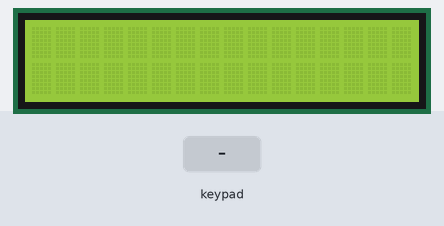
This sketch was run on a simulated Arduino Uno, built with avr-gcc and run on an emulated ATmega328P. Shown: 16×2 character LCD. The test bench sets the inputs (shaded band).

Above: at 1.2 s.
1.3 s: keypad keys 1 0 9 8 7 # pressed 0.4 s apart
At 4.1 s:
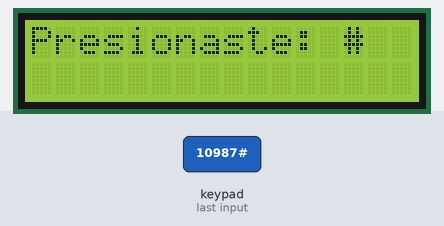
5.2 s: key 'A' pressed
At 5.7 s:
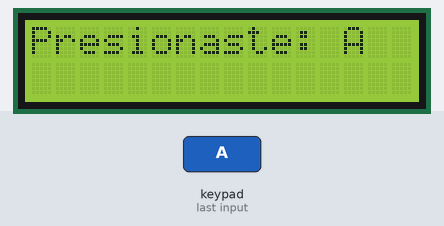
6.7 s: key 'B' pressed
At 7.0 s:
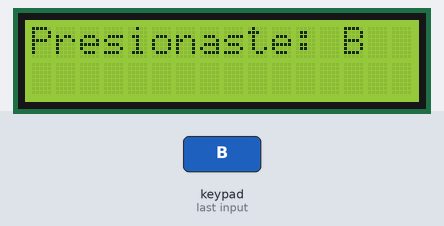
8.2 s: keypad keys 1 0 9 8 7 * pressed 0.4 s apart
At 10.8 s:
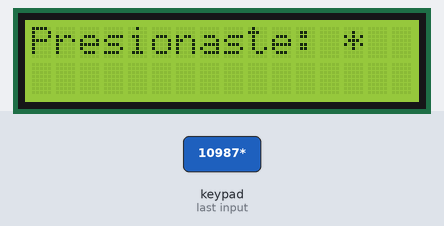
12.1 s: key 'C' pressed
At 13.3 s:
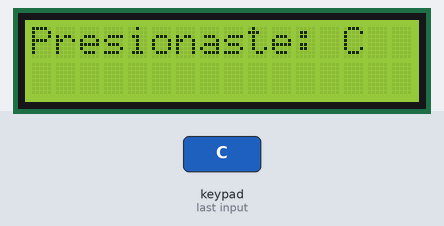
13.6 s: keypad keys 1 0 9 8 7 D pressed 0.4 s apart
At 13.8 s:
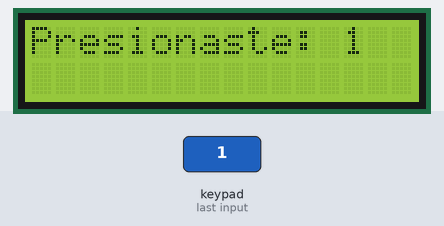
Timing chart, 0 to 16.6 s (numbered marks = the images above; inputs shaded):
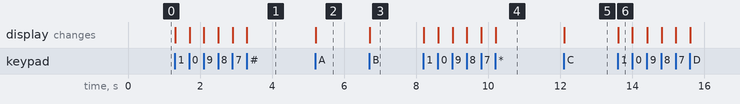

Measured:
- after the input at 1.3 s, the display: first changes at once (image 1 shows a later state)
- after the input at 5.2 s, the display: changes at once (image 2)
- after the input at 6.7 s, the display: changes at once (image 3)
- after the input at 8.2 s, the display: first changes at once (image 4 shows a later state)
- after the input at 12.1 s, the display: changes at once (image 5)
- after the input at 13.6 s, the display: changes at once (image 6)

The sketch:

LCD_16X2_Keypad_-_MEJORADO.ino
```cpp
//Diseño y simulador -> https://www.tinkercad.com/things/5qOUibJIclN
#include <LiquidCrystal.h>
LiquidCrystal lcd(A0, 2, A2, A3, A4, A5);
char lcdLine[17];//LCD


//SIEMPRE CON ESTE TECLADO
//*/*/*//*/*/*/*/*/*/*/*/*/*/*/*/*//*/*/*/*/*/*/*/*/*/*/*/*/*/*/*/*/*/*/*/*/*//
#include <Keypad.h>

const byte ROWS=4;
const byte COLS=4;
char keys[ROWS][COLS]={'1','2','3','A',
             '4','5','6','B',
               '7','8','9','C',
               '*','0','#','D'};

byte rowPins[ROWS]={10,9,8,7};//PINES FILA
byte colPins[COLS]={6,5,4,3};//PINES COLUMNA

Keypad keypad = Keypad( makeKeymap(keys), rowPins, colPins, ROWS, COLS );//MAPEO
//*/*/*//*/*/*/*/*/*/*/*/*/*/*/*/*/*/*/*/*/*/*/*/*/*/*/*/*/*/*/*/*/*/*/*/*/*//


//------------------------------------------------------------------------------------------------------------

void setup()
{
  lcd.begin(16, 2);//LE INDICO TAMAÑO DEL LCD
}

//------------------------------------------------------------------------------------------------------------

void loop()
{
  //TECLADO
  char key=keypad.getKey();//GETEO QUÉ SE ESTÁ PRESIONANDO

  //Serial.println(key); --> Si es necesario prueba por consola

  //LCD
    if(key != NO_KEY)
    {
      lcd.setCursor(0,0);//SETEO POSICIÓN COLUMNA 0, FILA 0
      sprintf(lcdLine,"Presionaste: %c", key);//CARGO EN LCDLINE LO QUE DEBE IMPRIMIR
      lcd.print(lcdLine);//IMPRIMO

    }

}
//AAAAND DONE!

//------------------------------------------------------------------------------------------------------------
//------------------------------------------------------------------------------------------------------------
```
